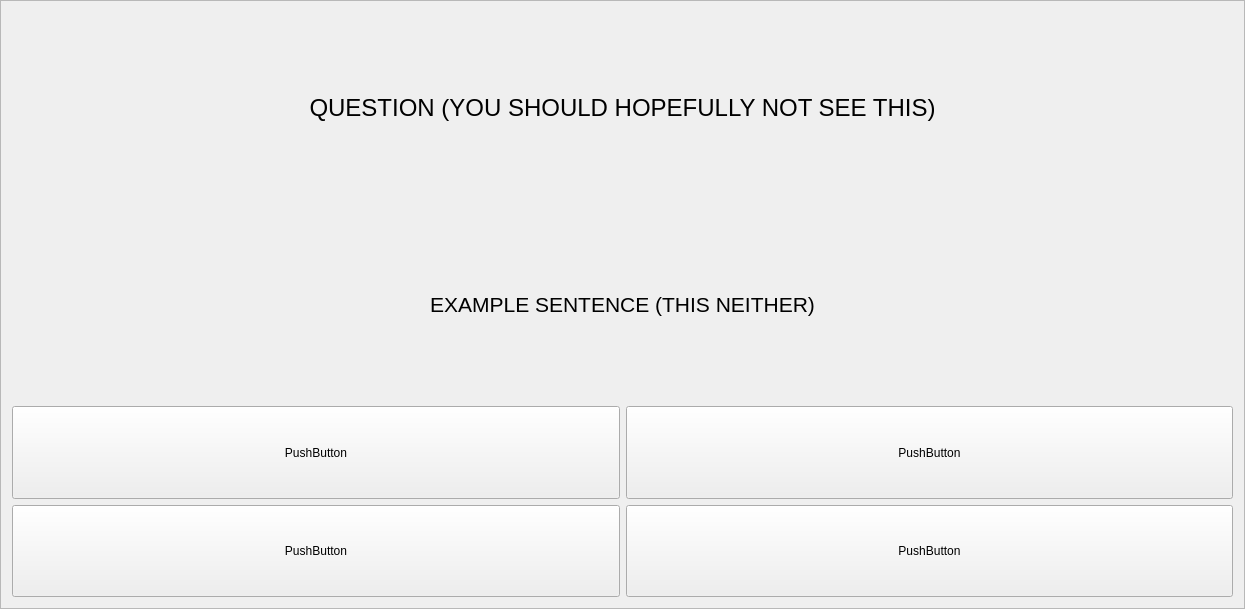
<?xml version="1.0" encoding="UTF-8"?>
<ui version="4.0">
 <class>questionFrame</class>
 <widget class="QFrame" name="questionFrame">
  <property name="geometry">
   <rect>
    <x>0</x>
    <y>0</y>
    <width>1245</width>
    <height>609</height>
   </rect>
  </property>
  <property name="windowTitle">
   <string>Frame</string>
  </property>
  <property name="frameShape">
   <enum>QFrame::StyledPanel</enum>
  </property>
  <property name="frameShadow">
   <enum>QFrame::Raised</enum>
  </property>
  <layout class="QVBoxLayout" name="verticalLayout">
   <item>
    <widget class="QLabel" name="questionLabel">
     <property name="font">
      <font>
       <pointsize>18</pointsize>
      </font>
     </property>
     <property name="text">
      <string>QUESTION (YOU SHOULD HOPEFULLY NOT SEE THIS)</string>
     </property>
     <property name="alignment">
      <set>Qt::AlignCenter</set>
     </property>
    </widget>
   </item>
   <item>
    <widget class="QLabel" name="sentenceLabel">
     <property name="font">
      <font>
       <pointsize>16</pointsize>
      </font>
     </property>
     <property name="text">
      <string>EXAMPLE SENTENCE (THIS NEITHER)</string>
     </property>
     <property name="alignment">
      <set>Qt::AlignCenter</set>
     </property>
    </widget>
   </item>
   <item>
    <layout class="QGridLayout" name="gridLayout">
     <item row="0" column="0">
      <widget class="QPushButton" name="buttonUpLeft">
       <property name="sizePolicy">
        <sizepolicy hsizetype="Preferred" vsizetype="Preferred">
         <horstretch>0</horstretch>
         <verstretch>0</verstretch>
        </sizepolicy>
       </property>
       <property name="text">
        <string>PushButton</string>
       </property>
      </widget>
     </item>
     <item row="0" column="1">
      <widget class="QPushButton" name="buttonUpRight">
       <property name="sizePolicy">
        <sizepolicy hsizetype="Preferred" vsizetype="Preferred">
         <horstretch>0</horstretch>
         <verstretch>0</verstretch>
        </sizepolicy>
       </property>
       <property name="text">
        <string>PushButton</string>
       </property>
      </widget>
     </item>
     <item row="1" column="0">
      <widget class="QPushButton" name="buttonBotLeft">
       <property name="sizePolicy">
        <sizepolicy hsizetype="Preferred" vsizetype="Preferred">
         <horstretch>0</horstretch>
         <verstretch>0</verstretch>
        </sizepolicy>
       </property>
       <property name="text">
        <string>PushButton</string>
       </property>
      </widget>
     </item>
     <item row="1" column="1">
      <widget class="QPushButton" name="buttonBotRight">
       <property name="sizePolicy">
        <sizepolicy hsizetype="Preferred" vsizetype="Preferred">
         <horstretch>0</horstretch>
         <verstretch>0</verstretch>
        </sizepolicy>
       </property>
       <property name="text">
        <string>PushButton</string>
       </property>
      </widget>
     </item>
    </layout>
   </item>
  </layout>
 </widget>
 <resources/>
 <connections/>
</ui>
